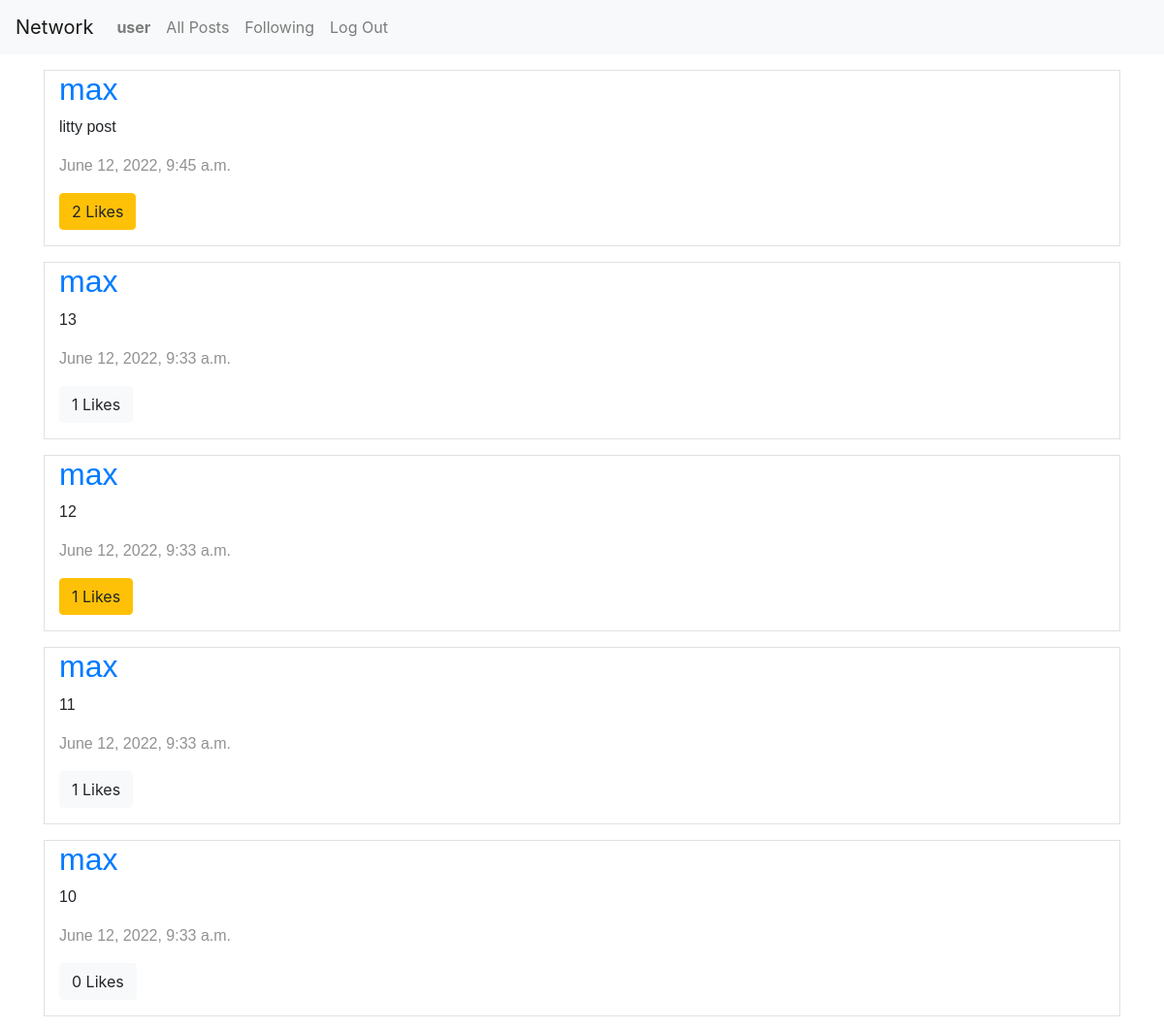
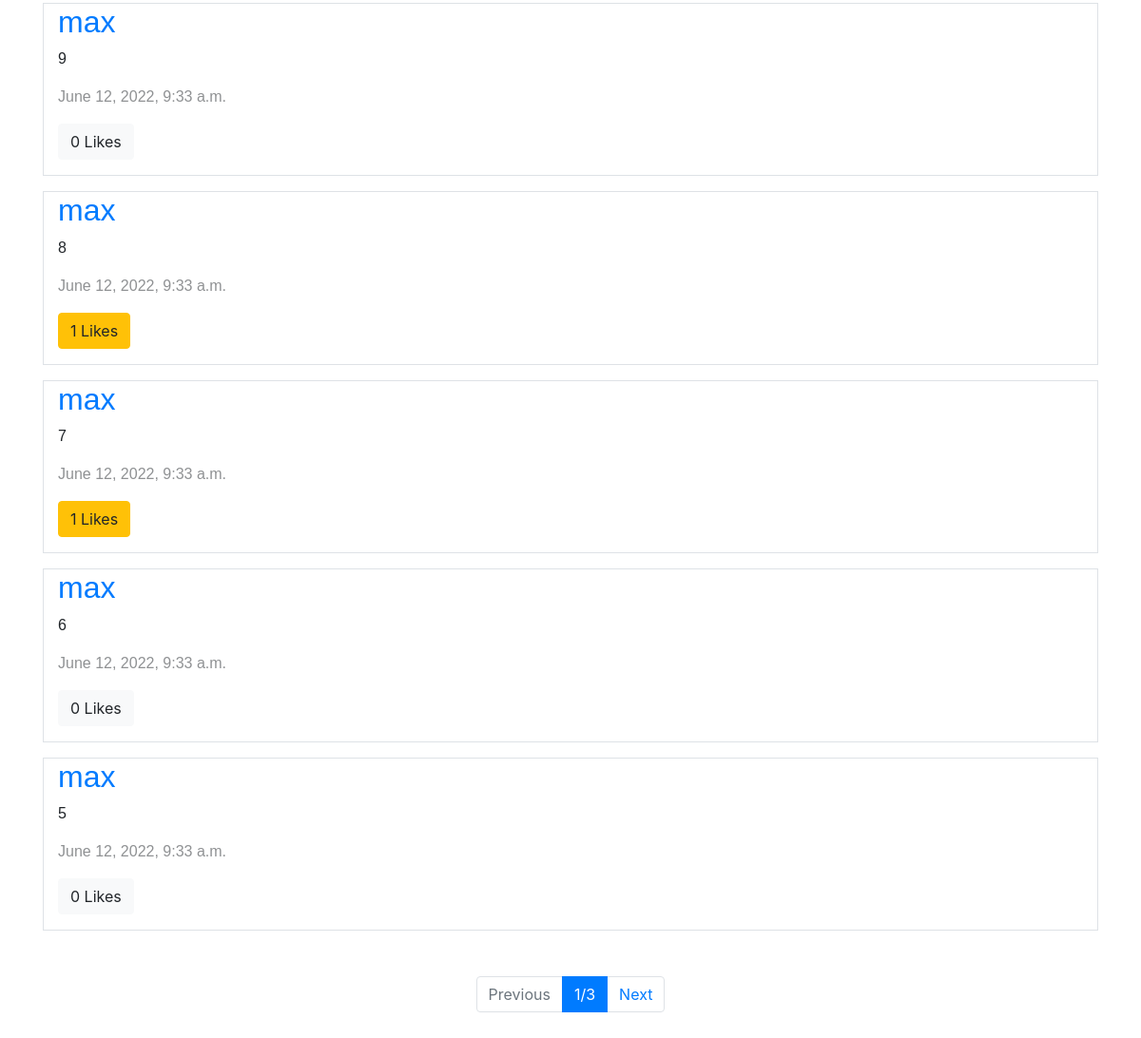
The page /following (signed in) on the database its author committed (2 pictures, top to bottom).
### network/models.py (models this page shows, shortened)
class User(AbstractUser):
    pass

class Post(models.Model):
    poster = models.ForeignKey(User, on_delete=models.CASCADE, related_name="Posts")
    text = models.CharField(max_length=280)
    timestamp = models.DateTimeField(auto_now_add=True)
    like = models.ManyToManyField(User, related_name="Likes")

### network/views.py (the view)
# urls.py: path("following", views.following, name="following"),
@login_required
def following(request):
    follows = request.user.Follows.all()
    try:
        posts = Post.objects.filter(reduce(or_, [Q(poster=follow.account) for follow in follows]))
        posts = posts.order_by('-timestamp')
        p = Paginator(posts, 10)
        page = request.GET.get('page')
        posts = p.get_page(page)
    except:
        posts = None
    return render(request, "network/following.html", {
        "posts": posts,
    })

### network/templates/network/following.html (shortened to what this page needs)
{% extends "network/layout.html" %}
{% load static %}
{% block body %}
    {% if posts %}
    <div class="container">
        <div class="d-flex flex-column">
            {% for post in posts %}
            <div class="col border mt-3 pb-3">
                <div class="">
                    <h2><a href="{% url 'userpage' post.poster %}">{{ post.poster }}</a></h2>
                </div>
                {% if post.poster == request.user %}
                <div class="" data-postid="{{ post.id }}">
                    <p>{{ post.text }}</p>
                    <p class="timestamp">{{ post.timestamp }}</p>
                </div>
                <button class="postText btn btn-info" data-postid="{{ post.id }}">Edit</button>
                {% else %}
                <div>
                    <p>{{ post.text }}</p>
                    <p class="timestamp">{{ post.timestamp }}</p>
                </div>
                {% endif %}
                {% if request.user in post.like.all %}
                <button class="post btn btn-warning" data-postid="{{ post.id }}">
                    {{ post.like.count }} Likes
                </button>
                {% else %}
                <button class="post btn btn-light" data-postid="{{ post.id }}">
                    {{ post.like.count }} Likes
                </button>
                {% endif %}
            </div>
        {% endfor %}
        </div>
    <nav aria-label="...">
        <ul class="pagination justify-content-center m-5">
            {% if posts.has_previous %}
                <li class="page-item">
                <a class="page-link" href="?page={{ posts.previous_page_number }}"  aria-disabled="true">Previous</a>
            {% else %}
                <li class="page-item disabled">
                <a class="page-link" href="#"  aria-disabled="true">Previous</a>
            {% endif %}
            </li>
            <li class="page-item active"><a class="page-link" href="#">{{ posts.number }}/{{ posts.paginator.num_pages }}</a></li>
            {% if posts.has_next %}
                <li class="page-item">
                <a class="page-link" href="?page={{ posts.next_page_number }}"  aria-disabled="true">Next</a>
            {% else %}
                <li class="page-item disabled">
                <a class="page-link" href="#">Next</a>
            {% endif %}
            </li>
        </ul>
    </nav>
    {% endif %}
{% endblock %}

### network/templates/network/layout.html (shortened to what this page needs)
{% load static %}
<!DOCTYPE html>
<html lang="en">
    <head>
        <link rel="stylesheet" href="https://stackpath.bootstrapcdn.com/bootstrap/4.4.1/css/bootstrap.min.css">
        <link href="{% static 'network/styles.css' %}" rel="stylesheet">
    </head>
    <body>
        <nav class="navbar navbar-expand-lg navbar-light bg-light">
            <a class="navbar-brand" href="#">Network</a>
            <div>
              <ul class="navbar-nav mr-auto">
                {% if user.is_authenticated %}
                    <li class="nav-item">
                        <a class="nav-link" href="#"><strong>{{ user.username }}</strong></a>
                    </li>
                {% endif %}
                <li class="nav-item">
                  <a class="nav-link" href="{% url 'index' %}">All Posts</a>
                </li>
                {% if user.is_authenticated %}
                    <li class="nav-item">
                        <a class="nav-link" href="{% url 'following' %}">Following</a>
                    </li>
                    <li class="nav-item">
                        <a class="nav-link" href="{% url 'logout' %}">Log Out</a>
                    </li>
                {% endif %}
              </ul>
            </div>
          </nav>
        <div class="body">
            {% block body %}
            {% endblock %}
        </div>
    </body>
</html>

### network/static/network/styles.css (style rules this page uses)
p, h1, h2 { font-family: sans-serif }
.timestamp { opacity:0.5 }

### rows shown on the page
User: username "user"
Post: poster "max", text "litty post", timestamp "June 12, 2022, 9:45 a.m.", like.count "2"
Post: poster "max", text "13", timestamp "June 12, 2022, 9:33 a.m.", like.count "1"
Post: poster "max", text "12", timestamp "June 12, 2022, 9:33 a.m.", like.count "1"
Post: poster "max", text "11", timestamp "June 12, 2022, 9:33 a.m.", like.count "1"
Post: poster "max", text "10", timestamp "June 12, 2022, 9:33 a.m.", like.count "0"
Post: poster "max", text "9", timestamp "June 12, 2022, 9:33 a.m.", like.count "0"
Post: poster "max", text "8", timestamp "June 12, 2022, 9:33 a.m.", like.count "1"
Post: poster "max", text "7", timestamp "June 12, 2022, 9:33 a.m.", like.count "1"
Post: poster "max", text "6", timestamp "June 12, 2022, 9:33 a.m.", like.count "0"
Post: poster "max", text "5", timestamp "June 12, 2022, 9:33 a.m.", like.count "0"

### other values the page prints
{{ posts.number }} "1"
{{ posts.paginator.num_pages }} "3"
